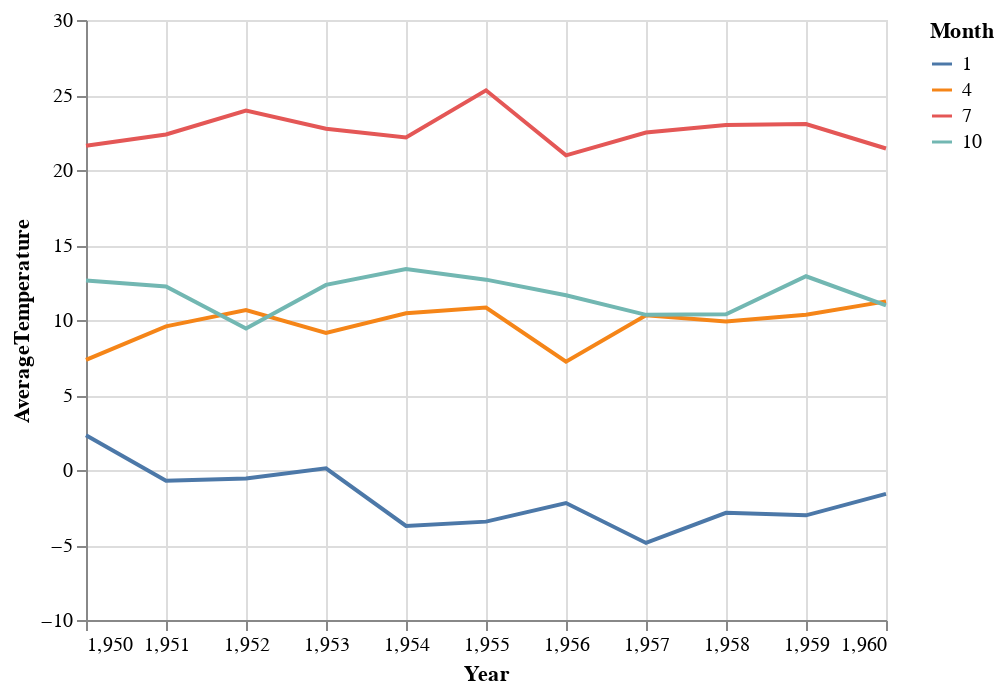

This figure's notebook cell:
### Markdown cell above
* Chart - Over the last 10 years
* Mark - Line graph
* Encode - date and temperature month

### Code cell
chart = (alt.Chart(period)
            .mark_line()
            .encode(x = "Year",
                    y = "AverageTemperature",
                    color = "Month:N"))
chart

### Figure 1 — Vega-Lite specification as saved in the notebook (floating-point values rounded to 4 significant figures)
{"config": {"view": {"continuousWidth": 400, "continuousHeight": 300}}, "data": {"name": "data-dd6761c02bb98a61b23f241861607f54"}, "mark": "line", "encoding": {"color": {"type": "nominal", "field": "Month"}, "x": {"type": "quantitative", "field": "Year"}, "y": {"type": "quantitative", "field": "AverageTemperature"}}, "$schema": "https://vega.github.io/schema/vega-lite/v4.8.1.json", "datasets": {"data-dd6761c02bb98a61b23f241861607f54": [{"dt": "1950-01-01T00:00:00", "AverageTemperature": 2.32, "AverageTemperatureUncertainty": 0.253, "City": "New York", "Country": "United States", "Latitude": 40.99, "Longitude": -74.56, "InNYC": true, "Month": 1, "Year": 1950}, {"dt": "1950-04-01T00:00:00", "AverageTemperature": 7.336, "AverageTemperatureUncertainty": 0.261, "City": "New York", "Country": "United States", "Latitude": 40.99, "Longitude": -74.56, "InNYC": true, "Month": 4, "Year": 1950}, {"dt": "1950-07-01T00:00:00", "AverageTemperature": 21.61, "AverageTemperatureUncertainty": 0.133, "City": "New York", "Country": "United States", "Latitude": 40.99, "Longitude": -74.56, "InNYC": true, "Month": 7, "Year": 1950}, {"dt": "1950-10-01T00:00:00", "AverageTemperature": 12.63, "AverageTemperatureUncertainty": 0.211, "City": "New York", "Country": "United States", "Latitude": 40.99, "Longitude": -74.56, "InNYC": true, "Month": 10, "Year": 1950}, {"dt": "1951-01-01T00:00:00", "AverageTemperature": -0.723, "AverageTemperatureUncertainty": 0.279, "City": "New York", "Country": "United States", "Latitude": 40.99, "Longitude": -74.56, "InNYC": true, "Month": 1, "Year": 1951}, {"dt": "1951-04-01T00:00:00", "AverageTemperature": 9.576, "AverageTemperatureUncertainty": 0.265, "City": "New York", "Country": "United States", "Latitude": 40.99, "Longitude": -74.56, "InNYC": true, "Month": 4, "Year": 1951}, {"dt": "1951-07-01T00:00:00", "AverageTemperature": 22.36, "AverageTemperatureUncertainty": 0.26, "City": "New York", "Country": "United States", "Latitude": 40.99, "Longitude": -74.56, "InNYC": true, "Month": 7, "Year": 1951}, {"dt": "1951-10-01T00:00:00", "AverageTemperature": 12.24, "AverageTemperatureUncertainty": 0.208, "City": "New York", "Country": "United States", "Latitude": 40.99, "Longitude": -74.56, "InNYC": true, "Month": 10, "Year": 1951}, {"dt": "1952-01-01T00:00:00", "AverageTemperature": -0.566, "AverageTemperatureUncertainty": 0.162, "City": "New York", "Country": "United States", "Latitude": 40.99, "Longitude": -74.56, "InNYC": true, "Month": 1, "Year": 1952}, {"dt": "1952-04-01T00:00:00", "AverageTemperature": 10.66, "AverageTemperatureUncertainty": 0.186, "City": "New York", "Country": "United States", "Latitude": 40.99, "Longitude": -74.56, "InNYC": true, "Month": 4, "Year": 1952}, {"dt": "1952-07-01T00:00:00", "AverageTemperature": 23.96, "AverageTemperatureUncertainty": 0.264, "City": "New York", "Country": "United States", "Latitude": 40.99, "Longitude": -74.56, "InNYC": true, "Month": 7, "Year": 1952}, {"dt": "1952-10-01T00:00:00", "AverageTemperature": 9.439, "AverageTemperatureUncertainty": 0.204, "City": "New York", "Country": "United States", "Latitude": 40.99, "Longitude": -74.56, "InNYC": true, "Month": 10, "Year": 1952}, {"dt": "1953-01-01T00:00:00", "AverageTemperature": 0.114, "AverageTemperatureUncertainty": 0.202, "City": "New York", "Country": "United States", "Latitude": 40.99, "Longitude": -74.56, "InNYC": true, "Month": 1, "Year": 1953}, {"dt": "1953-04-01T00:00:00", "AverageTemperature": 9.141, "AverageTemperatureUncertainty": 0.244, "City": "New York", "Country": "United States", "Latitude": 40.99, "Longitude": -74.56, "InNYC": true, "Month": 4, "Year": 1953}, {"dt": "1953-07-01T00:00:00", "AverageTemperature": 22.75, "AverageTemperatureUncertainty": 0.196, "City": "New York", "Country": "United States", "Latitude": 40.99, "Longitude": -74.56, "InNYC": true, "Month": 7, "Year": 1953}, {"dt": "1953-10-01T00:00:00", "AverageTemperature": 12.34, "AverageTemperatureUncertainty": 0.205, "City": "New York", "Country": "United States", "Latitude": 40.99, "Longitude": -74.56, "InNYC": true, "Month": 10, "Year": 1953}, {"dt": "1954-01-01T00:00:00", "AverageTemperature": -3.727, "AverageTemperatureUncertainty": 0.238, "City": "New York", "Country": "United States", "Latitude": 40.99, "Longitude": -74.56, "InNYC": true, "Month": 1, "Year": 1954}, {"dt": "1954-04-01T00:00:00", "AverageTemperature": 10.45, "AverageTemperatureUncertainty": 0.225, "City": "New York", "Country": "United States", "Latitude": 40.99, "Longitude": -74.56, "InNYC": true, "Month": 4, "Year": 1954}, {"dt": "1954-07-01T00:00:00", "AverageTemperature": 22.16, "AverageTemperatureUncertainty": 0.224, "City": "New York", "Country": "United States", "Latitude": 40.99, "Longitude": -74.56, "InNYC": true, "Month": 7, "Year": 1954}, {"dt": "1954-10-01T00:00:00", "AverageTemperature": 13.4, "AverageTemperatureUncertainty": 0.149, "City": "New York", "Country": "United States", "Latitude": 40.99, "Longitude": -74.56, "InNYC": true, "Month": 10, "Year": 1954}, {"dt": "1955-01-01T00:00:00", "AverageTemperature": -3.442, "AverageTemperatureUncertainty": 0.276, "City": "New York", "Country": "United States", "Latitude": 40.99, "Longitude": -74.56, "InNYC": true, "Month": 1, "Year": 1955}, {"dt": "1955-04-01T00:00:00", "AverageTemperature": 10.83, "AverageTemperatureUncertainty": 0.256, "City": "New York", "Country": "United States", "Latitude": 40.99, "Longitude": -74.56, "InNYC": true, "Month": 4, "Year": 1955}, {"dt": "1955-07-01T00:00:00", "AverageTemperature": 25.31, "AverageTemperatureUncertainty": 0.184, "City": "New York", "Country": "United States", "Latitude": 40.99, "Longitude": -74.56, "InNYC": true, "Month": 7, "Year": 1955}, {"dt": "1955-10-01T00:00:00", "AverageTemperature": 12.69, "AverageTemperatureUncertainty": 0.243, "City": "New York", "Country": "United States", "Latitude": 40.99, "Longitude": -74.56, "InNYC": true, "Month": 10, "Year": 1955}, {"dt": "1956-01-01T00:00:00", "AverageTemperature": -2.203, "AverageTemperatureUncertainty": 0.218, "City": "New York", "Country": "United States", "Latitude": 40.99, "Longitude": -74.56, "InNYC": true, "Month": 1, "Year": 1956}, {"dt": "1956-04-01T00:00:00", "AverageTemperature": 7.219, "AverageTemperatureUncertainty": 0.267, "City": "New York", "Country": "United States", "Latitude": 40.99, "Longitude": -74.56, "InNYC": true, "Month": 4, "Year": 1956}, {"dt": "1956-07-01T00:00:00", "AverageTemperature": 20.98, "AverageTemperatureUncertainty": 0.194, "City": "New York", "Country": "United States", "Latitude": 40.99, "Longitude": -74.56, "InNYC": true, "Month": 7, "Year": 1956}, {"dt": "1956-10-01T00:00:00", "AverageTemperature": 11.65, "AverageTemperatureUncertainty": 0.23, "City": "New York", "Country": "United States", "Latitude": 40.99, "Longitude": -74.56, "InNYC": true, "Month": 10, "Year": 1956}, {"dt": "1957-01-01T00:00:00", "AverageTemperature": -4.863, "AverageTemperatureUncertainty": 0.244, "City": "New York", "Country": "United States", "Latitude": 40.99, "Longitude": -74.56, "InNYC": true, "Month": 1, "Year": 1957}, {"dt": "1957-04-01T00:00:00", "AverageTemperature": 10.32, "AverageTemperatureUncertainty": 0.433, "City": "New York", "Country": "United States", "Latitude": 40.99, "Longitude": -74.56, "InNYC": true, "Month": 4, "Year": 1957}, {"dt": "1957-07-01T00:00:00", "AverageTemperature": 22.5, "AverageTemperatureUncertainty": 0.411, "City": "New York", "Country": "United States", "Latitude": 40.99, "Longitude": -74.56, "InNYC": true, "Month": 7, "Year": 1957}, {"dt": "1957-10-01T00:00:00", "AverageTemperature": 10.34, "AverageTemperatureUncertainty": 0.402, "City": "New York", "Country": "United States", "Latitude": 40.99, "Longitude": -74.56, "InNYC": true, "Month": 10, "Year": 1957}, {"dt": "1958-01-01T00:00:00", "AverageTemperature": -2.858, "AverageTemperatureUncertainty": 0.254, "City": "New York", "Country": "United States", "Latitude": 40.99, "Longitude": -74.56, "InNYC": true, "Month": 1, "Year": 1958}, {"dt": "1958-04-01T00:00:00", "AverageTemperature": 9.897, "AverageTemperatureUncertainty": 0.254, "City": "New York", "Country": "United States", "Latitude": 40.99, "Longitude": -74.56, "InNYC": true, "Month": 4, "Year": 1958}, {"dt": "1958-07-01T00:00:00", "AverageTemperature": 23.0, "AverageTemperatureUncertainty": 0.435, "City": "New York", "Country": "United States", "Latitude": 40.99, "Longitude": -74.56, "InNYC": true, "Month": 7, "Year": 1958}, {"dt": "1958-10-01T00:00:00", "AverageTemperature": 10.38, "AverageTemperatureUncertainty": 0.207, "City": "New York", "Country": "United States", "Latitude": 40.99, "Longitude": -74.56, "InNYC": true, "Month": 10, "Year": 1958}, {"dt": "1959-01-01T00:00:00", "AverageTemperature": -3.023, "AverageTemperatureUncertainty": 0.393, "City": "New York", "Country": "United States", "Latitude": 40.99, "Longitude": -74.56, "InNYC": true, "Month": 1, "Year": 1959}, {"dt": "1959-04-01T00:00:00", "AverageTemperature": 10.35, "AverageTemperatureUncertainty": 0.374, "City": "New York", "Country": "United States", "Latitude": 40.99, "Longitude": -74.56, "InNYC": true, "Month": 4, "Year": 1959}, {"dt": "1959-07-01T00:00:00", "AverageTemperature": 23.07, "AverageTemperatureUncertainty": 0.291, "City": "New York", "Country": "United States", "Latitude": 40.99, "Longitude": -74.56, "InNYC": true, "Month": 7, "Year": 1959}, {"dt": "1959-10-01T00:00:00", "AverageTemperature": 12.91, "AverageTemperatureUncertainty": 0.295, "City": "New York", "Country": "United States", "Latitude": 40.99, "Longitude": -74.56, "InNYC": true, "Month": 10, "Year": 1959}, {"dt": "1960-01-01T00:00:00", "AverageTemperature": -1.593, "AverageTemperatureUncertainty": 0.155, "City": "New York", "Country": "United States", "Latitude": 40.99, "Longitude": -74.56, "InNYC": true, "Month": 1, "Year": 1960}, {"dt": "1960-04-01T00:00:00", "AverageTemperature": 11.24, "AverageTemperatureUncertainty": 0.271, "City": "New York", "Country": "United States", "Latitude": 40.99, "Longitude": -74.56, "InNYC": true, "Month": 4, "Year": 1960}, {"dt": "1960-07-01T00:00:00", "AverageTemperature": 21.43, "AverageTemperatureUncertainty": 0.185, "City": "New York", "Country": "United States", "Latitude": 40.99, "Longitude": -74.56, "InNYC": true, "Month": 7, "Year": 1960}, {"dt": "1960-10-01T00:00:00", "AverageTemperature": 10.97, "AverageTemperatureUncertainty": 0.151, "City": "New York", "Country": "United States", "Latitude": 40.99, "Longitude": -74.56, "InNYC": true, "Month": 10, "Year": 1960}]}}
